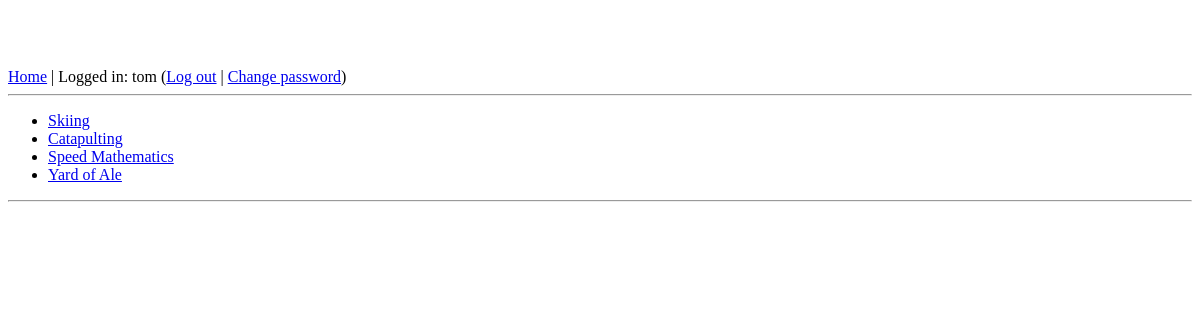
Page /activities/ (signed in) on the committed database.
### core/models.py (models this page shows, shortened)
class Activity( models.Model ):
    name = models.CharField(max_length = 255, unique = True )
    creation_date = models.DateTimeField('date created')
    user_owner = models.ForeignKey(User)
    class Meta:
        verbose_name_plural = "Activities"

### core/views.py (the view)
class IndexView( generic.ListView ):
    template_name = 'core/index.html'
    context_object_name = 'latest_activities'
    def get_queryset(self):
        self.activities =  Activity.objects.filter( creation_date__lte=timezone.now()
                                        ).order_by('-creation_date')[:5]
        for activity in self.activities:
            activity.url = encode_url(activity.name)
        return self.activities

### core/views.py (called while the page is built)
def encode_url(category_name):
    return category_name.replace(' ', '_' )

### core/templates/core/index.html
{% extends 'highlander/base.html' %}
{% load staticfiles %}
{% block content %}
<link rel="stylesheet" type="text/css" href="{% static 'css/style.css' %}" />
{% if latest_activities %}
    <ul>
    {% for activity in latest_activities %}
        <li><a href="{% url 'core:activity_entries' activity.url %}">{{ activity.name }}</a></li>
    {% endfor %}
    </ul>
{% else %}
    <p>No activities are currently available.</p>
{% endif %}
{% endblock %}

### templates/highlander/base.html (shortened to what this page needs)
{% load i18n %}
<!DOCTYPE html>
<html lang="en">
<head>
    <link rel="stylesheet" href="{{ STATIC_URL }}css/style.css" />
</head>
<body>
    <div id="header">
        {% block header %}
        <a href="{% url 'core:index' %}">{% trans "Home" %}</a> |
        {% if user.is_authenticated %}
        {% trans "Logged in" %}: {{ user.username }}
        (<a href="{% url 'auth_logout' %}">{% trans "Log out" %}</a> |
        <a href="{% url 'auth_password_change' %}">{% trans "Change password" %}</a>)
        {% else %}
        <a href="{% url 'auth_login' %}">{% trans "Log in" %}</a>
        {% endif %}
        <hr />
        {% endblock %}
    </div>
    <div id="content">
        {% block content %}{% endblock %}
    </div>
    <div id="footer">
        {% block footer %}
        <hr />
        {% endblock %}
    </div>
</body>
</html>

### static/css/style.css (style rules this page uses)
body { padding-top: 60px; padding-bottom: 40px; }

### rows in the picture
Activity: name "Skiing"
Activity: name "Catapulting"
Activity: name "Speed Mathematics"
Activity: name "Yard of Ale"

### other values in the picture
{{ user.username }} "tom"
